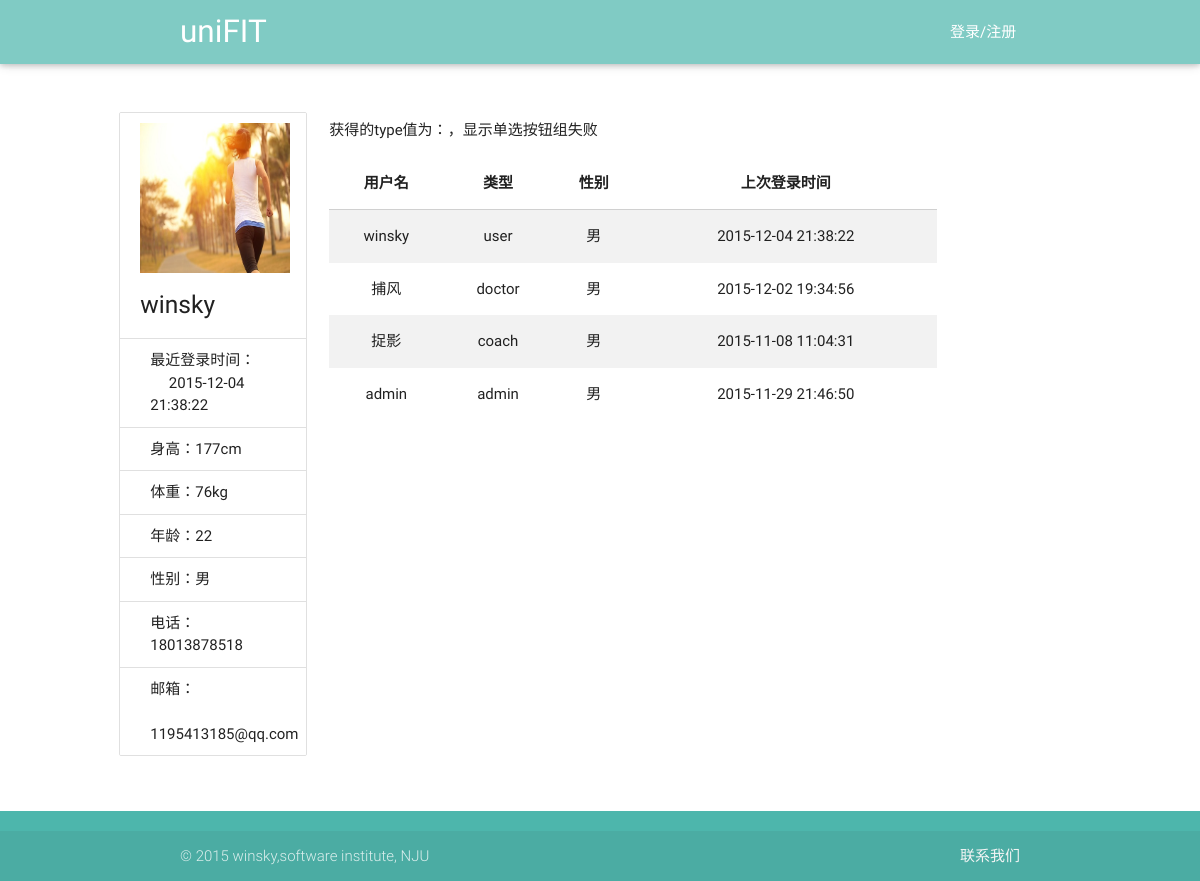
Before: /view/reserve.php?userName=winsky with the older database file.
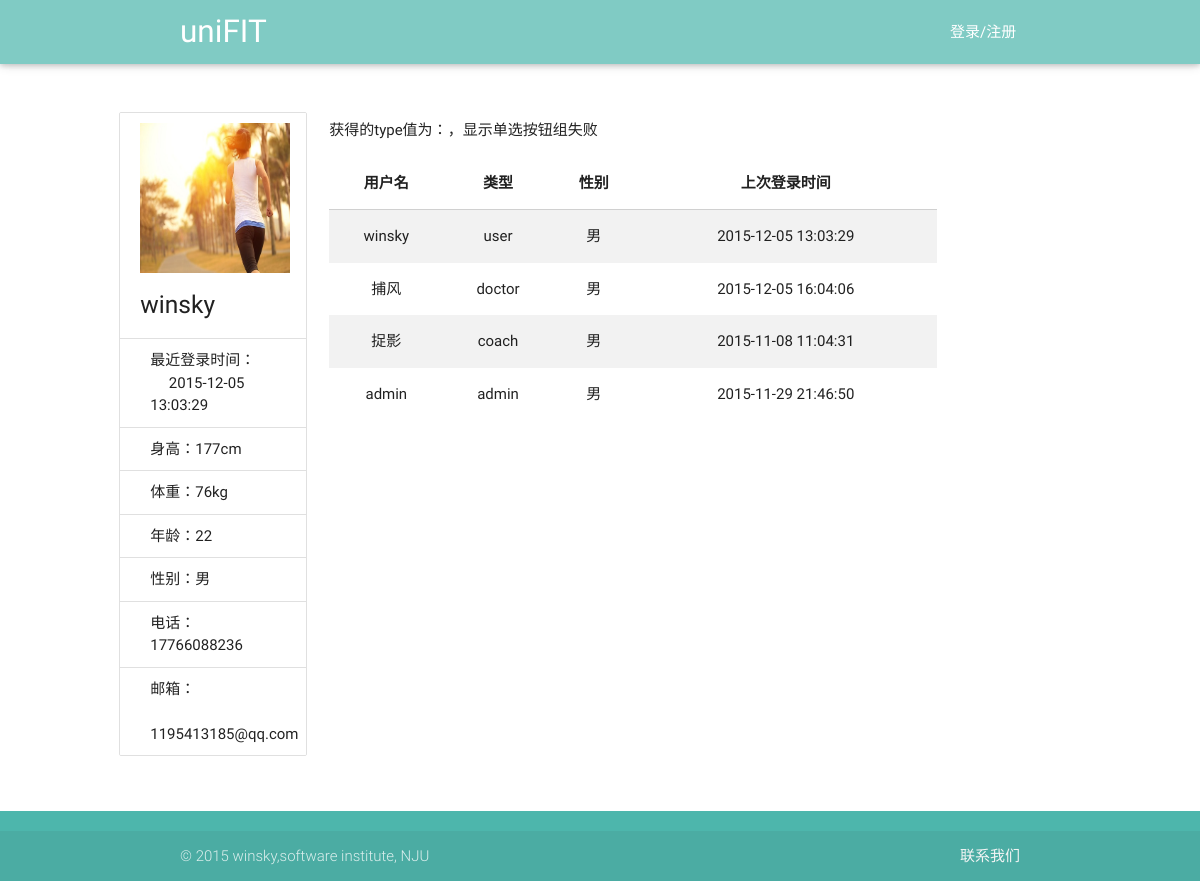
After: the same page with the newer database file.
### tables this page shows
CREATE TABLE user(id integer primary key,userName varchar(40),password int, type varchar(20) ,age int,sex varchar(20),height int,weight int,telephone varchar(40), email varchar(40),lastLoadTime date default '—');

### service/UserService.php (called while the page is built, shortened)
<?php
require_once('../utils/SqliteHelper.php');
require_once('../model/User.php');
class UserService {
    var $db_user_base_info = "user";
    var $DB = null;
    public function __construct() {
        $this->DB = new SqliteHelper('../data.db');
    }
    public function getUserList($type) {
        if ($type === 'doctor-coach') {
            $sql = "select * from " . $this->db_user_base_info . " where type ='doctor' or type='coach'";
        } else if ($type != "user" && $type != "admin" && $type != "doctor" && $type != "coach") {
            $sql = "select * from " . $this->db_user_base_info;
        } else {
            $sql = "select * from " . $this->db_user_base_info . " where type ='" . $type . "'";
        }
        return $this->DB->getList($sql);
    }
    public function getUserByName($userName) {
        $sql = "select * from " . $this->db_user_base_info . " where userName='" . $userName . "' limit 1";
        $result = $this->DB->getList($sql);
        if (sizeof($result) > 0) {
            $rt = $result[0];
            $password = $rt["password"];
            $type = $rt["type"];
            $age = $rt["age"];
            $sex = $rt["sex"];
            $height = $rt["height"];
            $weight = $rt["weight"];
            $telephone = $rt["telephone"];
            $email = $rt["email"];
            $lastLoadTime = $rt["lastLoadTime"];
            $user = new User($userName, $age, $sex, $type, $password, $height, $weight, $email, $telephone);
            $user->setLastLoadTime($lastLoadTime);
        }
        return $user;
    }
}

### utils/SqliteHelper.php (called while the page is built, shortened)
<?php
class SqliteHelper {
    function __construct($file) {
        try {
            $this->conn = new PDO('sqlite:' . $file);
        } catch (PDOException $e) {
            try {
                $this->conn = new PDO('sqlite2:' . $file);
            } catch (PDOException $e) {
                exit('error!');
            }
        }
    }
    function __destruct() {
        $this->conn = null;
    }
    function query($sql) {
        return $this->conn->query($sql);
    }
    function getList($sql) {
        $recordList = array();
        foreach ($this->RecordArray($sql) as $rstmp) {
            $recordList[] = $rstmp;
        }
        return $recordList;
    }
    function RecordArray($sql) {
        return $this->query($sql)->fetchAll();
    }
}

### model/User.php (called while the page is built, shortened)
<?php
class User {
    private $telephone = "";
    private $email = "";
    private $age = "";
    private $sex = "";
    private $height = "";
    private $weight = "";
    private $lastLoadTime="";
    public function __construct($userName, $age, $sex, $type, $password, $height, $weight, $email, $telephone) {
        $this->telephone = $telephone;
        $this->email = $email;
        $this->age = $age;
        $this->sex = $sex;
        $this->height = $height;
        $this->weight = $weight;
    }
    public function getTelephone() {
        return $this->telephone;
    }
    public function getEmail() {
        return $this->email;
    }
    public function getAge() {
        return $this->age;
    }
    public function getSex() {
        return $this->sex;
    }
    public function getHeight() {
        return $this->height;
    }
    public function getWeight() {
        return $this->weight;
    }
    public function getLastLoadTime() {
        return $this->lastLoadTime;
    }
    public function setLastLoadTime($lastLoadTime) {
        $this->lastLoadTime = $lastLoadTime;
    }
}

### view/reserve.php (the view, shortened to what the changed rows need)
<!DOCTYPE html>
<html lang="en">
<head>
    <link href="../css/material_icons.css" rel="stylesheet" media="screen,projection">
    <link href="../css/materialize.css" type="text/css" rel="stylesheet" media="screen,projection"/>
    <link href="../css/style.css" type="text/css" rel="stylesheet" media="screen,projection"/>
</head>
<body onload="write_header();write_footer();">
<div class="container main row">
    <div class="col s12 l3">
        <ul class="collection with-header">
            <li class="collection-header">
                <img src="../images/back1.jpg" width="150px" height="150px">
                <?php
                $userName = $_GET["userName"];
                require_once("../service/UserService.php");
                $userService = new UserService();
                $user = $userService->getUserByName($userName);
                $lastLoadTime = $user->getLastLoadTime();
                $height = $user->getHeight()."cm";
                $weight = $user->getWeight()."kg";
                $age = $user->getAge();
                $sex = $user->getSex();
                $telephone = $user->getTelephone();
                $email = $user->getEmail();
                ?>
                <h5 id="userName"><?php echo $userName; ?></h5>
            </li>
            <p class="collection-item">最近登录时间：<br> &nbsp;&nbsp;&nbsp;&nbsp; <?php echo $lastLoadTime ?></p>
            <p class="collection-item">身高：<?php echo $height ?></p>
            <p class="collection-item">体重：<?php echo $weight ?></p>
            <p class="collection-item">年龄：<?php echo $age ?></p>
            <p class="collection-item">性别：<?php echo $sex ?></p>
            <p class="collection-item">电话：<?php echo $telephone ?></p>
            <p class="collection-item">邮箱： <br> &nbsp; <?php echo $email ?></p>
        </ul>
    </div>
    <div class="col s12 l9">
        <?php
        $type = $_GET["type"];
        ?>
        <div>
            <table class="striped centered responsive-table">
                <thead>
                <tr>
                    <th data-field="userName">用户名</th>
                    <th data-field="type">类型</th>
                    <th data-field="sex">性别</th>
                    <th data-field="lastLoadTime">上次登录时间</th>
                </tr>
                </thead>
                <tbody>
                <?php
                require_once("../service/UserService.php");
                $user = new UserService();
                $result = $user->getUserList($type);
                foreach ($result as $row) {
                    $userName = $row['userName'];
                    $userType = $row['type'];
                    $sex = $row['sex'];
                    $lastLoadTime = $row['lastLoadTime'];
                    echo "<tr onclick='showDetail(this)'>";
                    echo "<td>$userName</td>";
                    echo "<td>$userType</td>";
                    echo "<td>$sex</td>";
                    echo "<td>$lastLoadTime</td>";
                    echo "</tr>";
                }
                ?>
                </tbody>
            </table>
        </div>
    </div>
</div>
</body>
</html>

Changed rows visible on the page:
changed user "winsky": lastLoadTime "2015-12-04 21:38:22" → "2015-12-05 13:03:29"; telephone "18013878518" → "17766088236"
changed user "捕风": lastLoadTime "2015-12-02 19:34:56" → "2015-12-05 16:04:06"
